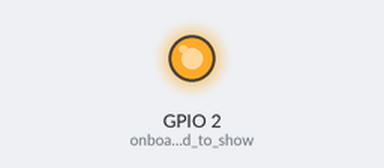
Bench run of a sketch on a simulated ESP32. Shown: output pins drawn as LEDs (lit = HIGH).

Above: at 0.5 s.
At 5.0 s:
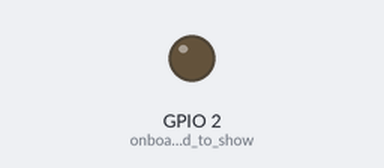
Timing chart, 0 to 6.9 s (numbered marks = the images above):
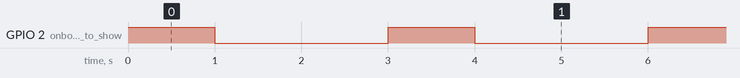

Measured:
- by itself, GPIO 2 (onboard_LED_used_to_show): alternates HIGH for 1.0 s and LOW for 2.0 s

The sketch:

UART_sender_SD_Card_test.ino
```cpp
/*
* This project is used as a test to send data to the receving microcontroller (ESP32Cam)
*/

#include <HardwareSerial.h> // to setup UART for comm with ESP32Cam
HardwareSerial SerialPort(2);// initialize UART2

void setup() {
  SerialPort.begin(9600);
  //SerialPort.begin(9600, SERIAL_8N1, 16, 17);  // Initialise baud rate with ESP32Cam
  pinMode(2,OUTPUT); // onboard LED used to show data transfer to cam
}

void loop() {
  digitalWrite(2, HIGH);
  SerialPort.print("\n Hello Ben");
  delay(1000);
  digitalWrite(2, LOW);
  delay(1000);
  SerialPort.print("\n Ben?");
  delay(1000);
}
```
